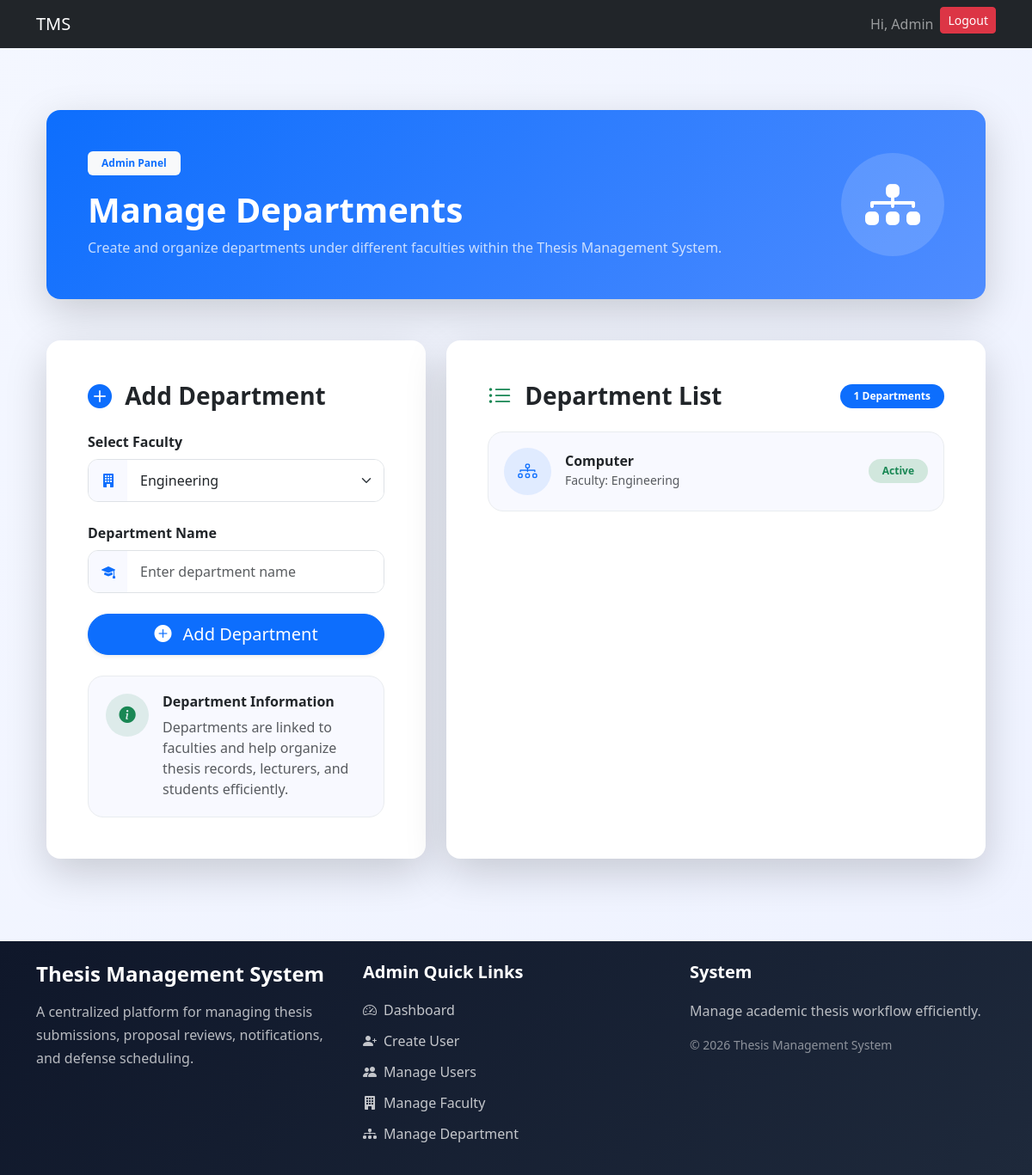
Screenshot of /admin-panel/manage-department/ (signed in) with the database file from the repository.
### users/models.py (models this page shows, shortened)
class User(AbstractUser):
    username = models.CharField(max_length=100, unique=True)
    email = models.EmailField(unique=True)
    role = models.CharField(max_length=10, choices=ROLE_CHOICES)
    USERNAME_FIELD = "email"
    REQUIRED_FIELDS = ["username"]

### academics/models.py (models this page shows, shortened)
class Department(models.Model):
    faculty = models.ForeignKey(Faculty, on_delete=models.CASCADE)
    name = models.CharField(max_length=50)

class Faculty(models.Model):
    name = models.CharField(max_length=100, unique=True)

### users/views.py (the view, shortened to what this page needs)
# urls.py: path('admin-panel/manage-department/', manage_department,name='manage_department'),
@user_passes_test(admin_required)
def manage_department(request):
    faculties = Faculty.objects.all()
    departments = Department.objects.all()
    context = {
        'faculties': faculties,
        'departments': departments
    }
    return render(request,'admin_panel/manage_departments.html',context)

### users/views.py (called while the page is built)
def admin_required(user):
    return user.is_superuser

### users/templates/admin_panel/manage_departments.html (shortened to what this page needs)
{% extends "base.html" %}
{% block start %}
<div class="container py-5">
    <div class="department-header shadow-lg rounded-4 p-5 mb-5 text-white">
        <div class="d-flex flex-column flex-md-row justify-content-between align-items-center">
            <div>
                <span class="badge bg-light text-primary px-3 py-2 mb-3">
                    Admin Panel
                </span>
                <h1 class="fw-bold mb-2">
                    Manage Departments
                </h1>
                <p class="opacity-75 mb-0">
                    Create and organize departments under different faculties
                    within the Thesis Management System.
                </p>
            </div>
            <div class="mt-4 mt-md-0">
                <div class="header-icon">
                    <i class="bi bi-diagram-3-fill"></i>
                </div>
            </div>
        </div>
    </div>
    <div class="row g-4">
        <div class="col-lg-5">
            <div class="card border-0 shadow-lg rounded-4 h-100">
                <div class="card-body p-4 p-md-5">
                    <h3 class="fw-bold mb-4">
                        <i class="bi bi-plus-circle-fill text-primary me-2"></i>
                        Add Department
                    </h3>
                    <form method="post">
                        <div class="mb-4">
                            <label class="form-label fw-semibold">
                                Select Faculty
                            </label>
                            <div class="input-group custom-input-group">
                                <span class="input-group-text">
                                    <i class="bi bi-building-fill"></i>
                                </span>
                                <select name="faculty"
                                        class="form-select custom-input">
                                    {% for faculty in faculties %}
                                    <option value="{{faculty.id}}">
                                        {{faculty.name}}
                                    </option>
                                    {% endfor %}
                                </select>
                            </div>
                        </div>
                        <div class="mb-4">
                            <label class="form-label fw-semibold">
                                Department Name
                            </label>
                            <div class="input-group custom-input-group">
                                <span class="input-group-text">
                                    <i class="bi bi-mortarboard-fill"></i>
                                </span>
                                <input type="text"
                                       name="name"
                                       class="form-control custom-input"
                                       placeholder="Enter department name">
                            </div>
                        </div>
                        <div class="d-grid">
                            <button class="btn btn-primary btn-lg rounded-pill shadow-sm">
                                <i class="bi bi-plus-circle-fill me-2"></i>
                                Add Department
                            </button>
                        </div>
                    </form>
                    <div class="info-box mt-4">
                        <div class="d-flex align-items-start">
                            <div class="info-icon me-3">
                                <i class="bi bi-info-circle-fill"></i>
                            </div>
                            <div>
                                <h6 class="fw-bold mb-2">
                                    Department Information
                                </h6>
                                <p class="text-muted mb-0">
                                    Departments are linked to faculties
                                    and help organize thesis records,
                                    lecturers, and students efficiently.
                                </p>
                            </div>
                        </div>
                    </div>
                </div>
            </div>
        </div>
        <div class="col-lg-7">
            <div class="card border-0 shadow-lg rounded-4 h-100">
                <div class="card-body p-4 p-md-5">
                    <div class="d-flex justify-content-between align-items-center mb-4">
                        <h3 class="fw-bold mb-0">
                            <i class="bi bi-list-ul text-success me-2"></i>
                            Department List
                        </h3>
                        <span class="badge bg-primary rounded-pill px-3 py-2">
                            {{ departments|length }} Departments
                        </span>
                    </div>
                    {% for department in departments %}
                    <div class="department-card mb-3">
                        <div class="d-flex align-items-center justify-content-between">
                            <div class="d-flex align-items-center">
                                <div class="department-icon me-3">
                                    <i class="bi bi-diagram-3"></i>
                                </div>
                                <div>
                                    <h6 class="fw-bold mb-0">
                                        {{ department.name }}
                                    </h6>
                                    <small class="text-muted">
                                        Faculty:
                                        {{ department.faculty.name }}
                                    </small>
                                </div>
                            </div>
                            <span class="badge bg-success-subtle text-success px-3 py-2 rounded-pill">
                                Active
                            </span>
                        </div>
                    </div>
                    {% endfor %}
                </div>
            </div>
        </div>
    </div>
</div>
<link rel="stylesheet"
href="https://cdn.jsdelivr.net/npm/bootstrap-icons@1.11.3/font/bootstrap-icons.min.css">
{% endblock %}

### users/templates/base.html (shortened to what this page needs)
<!DOCTYPE html>
<html lang="en">
<head>
    <link href="https://cdn.jsdelivr.net/npm/bootstrap@5.3.8/dist/css/bootstrap.min.css" rel="stylesheet">
</head>
<body>
    <nav class="navbar navbar-expand-lg navbar-dark bg-dark">
        <div class="container">
            {% if request.user.is_authenticated %}
            {% if request.user.role == 'student' %}
            <a class="navbar-brand" href="{% url 'student_dashboard' %}">
                TMS
            </a>
            {% elif request.user.role == 'lecturer' %}
            <a class="navbar-brand" href="{% url 'lecturer_dashboard' %}">
                TMS
            </a>
            {% elif request.user.role == 'admin' %}
            <a class="navbar-brand" href="{% url 'admin_dashboard' %}">
                TMS
            </a>
            {% endif %}
            {% else %}
            <a class="navbar-brand" href="{% url 'login' %}">
                TMS
            </a>
            {% endif %}
            <div class="collapse navbar-collapse" id="navbarNav">
                <ul class="navbar-nav ms-auto">
                    {% if request.user.is_authenticated %}
                    <li class="nav-item">
                        <span class="nav-link">Hi, {{ request.user.first_name }}</span>
                    </li>
                    <li class="nav-item">
                        <a href="/logout/" class="btn btn-danger btn-sm">Logout</a>
                    </li>
                    {% endif %}
                </ul>
            </div>
        </div>
    </nav>
    <div class="container mt-4">
        {% block start %}
        {% endblock %}
    </div>
    <footer class="footer-section mt-5">
        <div class="container py-4">
            <div class="row g-4">
                <div class="col-lg-4">
                    <h4 class="fw-bold text-white mb-3">
                        Thesis Management System
                    </h4>
                    <p class="footer-text">
                        A centralized platform for managing thesis submissions,
                        proposal reviews, notifications, and defense scheduling.
                    </p>
                </div>
                {% if request.user.role == "admin" %}
                <div class="col-lg-4">
                    <h5 class="footer-title">
                        Admin Quick Links
                    </h5>
                    <ul class="footer-links">
                        <li>
                            <a href="/admin-panel/">
                                <i class="bi bi-speedometer2 me-2"></i>
                                Dashboard
                            </a>
                        </li>
                        <li>
                            <a href="/admin-panel/create-user/">
                                <i class="bi bi-person-plus-fill me-2"></i>
                                Create User
                            </a>
                        </li>
                        <li>
                            <a href="/admin-panel/manage-users/">
                                <i class="bi bi-people-fill me-2"></i>
                                Manage Users
                            </a>
                        </li>
                        <li>
                            <a href="/admin-panel/manage-faculty/">
                                <i class="bi bi-building-fill me-2"></i>
                                Manage Faculty
                            </a>
                        </li>
                        <li>
                            <a href="/admin-panel/manage-department/">
                                <i class="bi bi-diagram-3-fill me-2"></i>
                                Manage Department
                            </a>
                        </li>
                    </ul>
                </div>
                {% endif %}
                <div class="col-lg-4">
                    <h5 class="footer-title">
                        System
                    </h5>
                    <p class="footer-text mb-2">
                        Manage academic thesis workflow efficiently.
                    </p>
                    <p class="footer-copy">
                        © 2026 Thesis Management System
                    </p>
                </div>
            </div>
        </div>
    </footer>
    <link rel="stylesheet" href="https://cdn.jsdelivr.net/npm/bootstrap-icons@1.11.3/font/bootstrap-icons.min.css">
</body>
</html>

### users/templates/admin_panel/manage_departments.html (style rules this page uses)
body { background: linear-gradient(to bottom right, #f4f7ff, #eef2ff); }
.rounded-4 { border-radius: 1.3rem; }
.department-header { background: linear-gradient(135deg, #0d6efd, #4f8cff); }
.header-icon { width: 120px; height: 120px; border-radius: 50%; background: rgba(255,255,255,0.15); display: flex; align-items: center; justify-content: center; font-size: 4rem; }
.custom-input-group { border-radius: 12px; overflow: hidden; border: 1px solid #dee2e6; transition: 0.3s ease; }
.input-group-text { background: #f8f9ff; border: none; color: #0d6efd; padding-left: 15px; padding-right: 15px; }
.custom-input { border: none; padding: 12px 15px; }
.department-card { background: #f8f9ff; border: 1px solid #e9ecef; border-radius: 18px; padding: 18px; transition: 0.3s ease; }
.department-icon { width: 55px; height: 55px; border-radius: 50%; background: rgba(13,110,253,0.1); color: #0d6efd; display: flex; align-items: center; justify-content: center; font-size: 1.4rem; flex-shrink: 0; }
.info-box { background: #f8f9ff; border: 1px solid #e9ecef; border-radius: 18px; padding: 20px; }
.info-icon { width: 50px; height: 50px; border-radius: 50%; background: rgba(25,135,84,0.12); color: #198754; display: flex; align-items: center; justify-content: center; font-size: 1.2rem; flex-shrink: 0; }

### users/templates/base.html (style rules this page uses)
.footer-section { background: linear-gradient(135deg, #0f172a, #1e293b); color: white; margin-top: 80px; }
.footer-title { font-weight: 700; margin-bottom: 20px; color: #ffffff; }
.footer-text { color: rgba(255, 255, 255, 0.7); line-height: 1.7; }
.footer-copy { color: rgba(255, 255, 255, 0.5); margin-top: 15px; font-size: 14px; }
.footer-links { list-style: none; padding: 0; margin: 0; }
.footer-links li { margin-bottom: 12px; }
.footer-links a { color: rgba(255, 255, 255, 0.75); text-decoration: none; transition: 0.3s ease; display: inline-flex; align-items: center; }

### rows the page displays
User: user.first_name "Admin"
Department: name "Computer", faculty.name "Engineering"

### other values shown
{{ departments|length }} "1"
form field faculty "Engineering"
